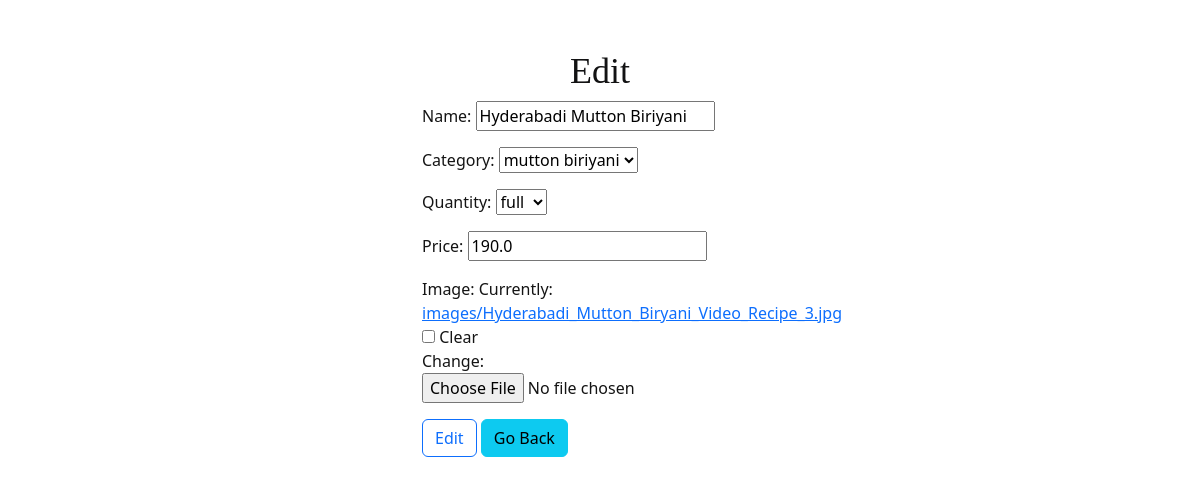
The page /biriyani/change/3 on the database its author committed.
### api/models.py (models this page shows, shortened)
class Biriyani(models.Model):
    name=models.CharField(max_length=200)
    category=models.ForeignKey(Category,on_delete=models.CASCADE)
    options=(
        ('half','half'),
        ('full','full')
        )
    quantity=models.CharField(max_length=200,choices=options,default='full')
    options=(
         ('in cart','in cart'),
         ('order placed','order placed'),
         ('order cancelled','order cancelled')
    )
    status=models.CharField(max_length=200,choices=options,default='in cart')
    price=models.FloatField()
    image=models.ImageField(upload_to='images',blank=True,null=True)

class Category(models.Model):
    name=models.CharField(max_length=200,unique=True)
    def __str__(self) -> str:
        return self.name

### myapp/views.py (the view, shortened to what this page needs)
# urls.py: path("biriyani/change/<int:pk>",BiriyaniEditView.as_view(),name="biri-edit"),
class BiriyaniEditView(View):
    def get(self,request,*args,**kwargs):
        id=kwargs.get("pk")
        obj=Biriyani.objects.get(id=id)
        form=BiriyaniForm(instance=obj)
        return render(request,"myapp/biri-edit.html",{"form":form})

### myapp/forms.py
class BiriyaniForm(forms.ModelForm):
    class Meta:
        model=Biriyani
        fields=[
            "name",
            "category",
            "quantity",
            "price",
            "image"
        ]

### myapp/templates/myapp/biri-edit.html (shortened to what this page needs)
<!DOCTYPE html>
<html lang="en">
{% load static %}
<head>
    <link href="https://cdn.jsdelivr.net/npm/bootstrap@5.3.0/dist/css/bootstrap.min.css" rel="stylesheet">
    <link rel="stylesheet" type="text/css" href="{% static 'css/styles.css' %}">
</head>
<body>
    <h1>Edit</h1>
    <div class="container">
        <div class="row">
            <div class="col-4"></div>
            <div class="col-4">
                <form action="" method="post">
                    {{form.as_p}}
                    <button type="submit" class="btn btn-outline-primary">Edit</button>
                    <a href="{%url 'biri-list' %}" class=" btn btn-info">Go Back</a>
                </form>
            </div>
            <div class="col-4"></div>
        </div>
    </div>
</body>
</html>

### myapp/static/css/styles.css (style rules this page uses)
body { background-image: url("https://b.zmtcdn.com/data/pictures/chains/0/19121480/3b7c2f5842c2bea00ed085b280b3cf9b.jpg"); }

### myapp/templates/myapp/biri-edit.html (style rules this page uses)
h1 { color: #121213; font-family: Fantasy; font-size: 36px; text-align: center; margin-top: 50px; }
form p { color: rgb(20, 20, 20); }

### rows shown on the page
Biriyani: name "Hyderabadi Mutton Biriyani", category "mutton biriyani", quantity "full", price "190.0"
